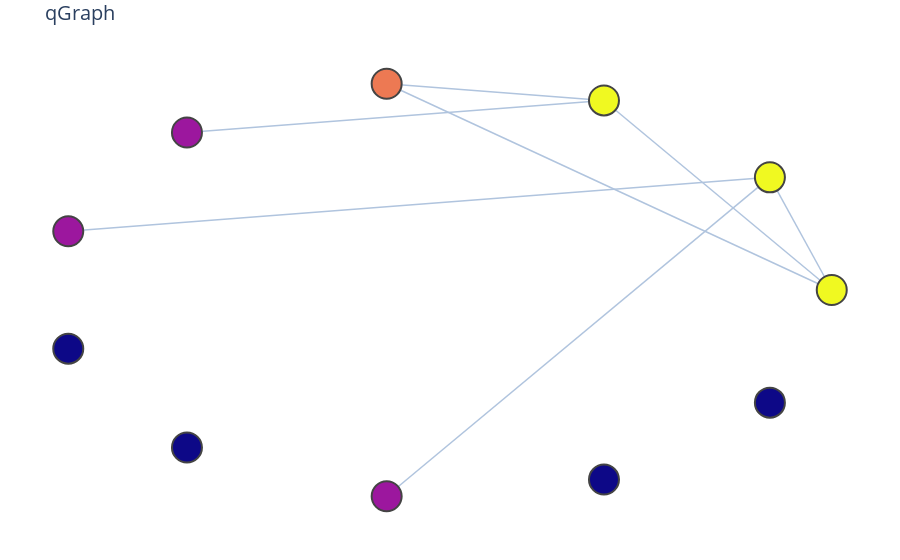

The notebook cell saved with this chart:
### Code cell
# Create an empty graph
G = nx.Graph()

# Iterate through each row in the DataFrame
for idx, row in df.iterrows():
    source = row['VERTEX']
    targets = row[['TARGET1', 'TARGET2', 'TARGET3', 'TARGET4']].tolist()
    location = row['LOCATION']

    #Add node
    G.add_node(source)

    # Add edges between the source and target nodes (excluding 'None' and self-loops)
    for target in targets:
        if target != source and target != 0:
            G.add_edge(source, target)

# Use circluar layout for positioning nodes
pos = nx.circular_layout(G)

# Create edge trace
edge_x = []
edge_y = []
for edge in G.edges():
    x0, y0 = pos[edge[0]]
    x1, y1 = pos[edge[1]]
    edge_x.extend([x0, x1, None])
    edge_y.extend([y0, y1, None])

edge_trace = go.Scatter(
    x=edge_x, y=edge_y,
    line=dict(width=1.5, color='#B0C4DE'),  # Adjust edge width and color
    hoverinfo='none',
    mode='lines')

# Create node trace
node_x = []
node_y = []
node_names = []
for node in G.nodes():
    x, y = pos[node]
    node_x.append(x)
    node_y.append(y)
    node_names.append(str(node))  

node_trace = go.Scatter(
    x=node_x, y=node_y,
    mode='markers',
    hoverinfo='text',
    text=node_names,
    marker=dict(
        color='skyblue',  # Node color
        size=30,  # Node size
        line_width=2))

# Add labels to each node
node_adjacencies = []
node_text = []
for node, adjacencies in enumerate(G.adjacency()):
    node_adjacencies.append(len(adjacencies[1]))
    node_text.append(f'{adjacencies[0]}')

node_trace.marker.color = node_adjacencies
node_trace.text = node_text

# Create the figure
fig = go.Figure(data=[edge_trace, node_trace],
                layout=go.Layout(
                    title='qGraph',
                    titlefont_size=20,
                    showlegend=False,
                    hovermode='closest',
                    margin=dict(b=20, l=5, r=5, t=40),
                    xaxis=dict(showgrid=False, zeroline=False, showticklabels=False),
                    yaxis=dict(showgrid=False, zeroline=False, showticklabels=False)
                ))

fig.update_layout(
    plot_bgcolor='white',  # Background color
    paper_bgcolor='white'  # Paper (border) color
)

fig.show()

### Figure 1 — Plotly figure (JSON) as saved in the notebook; plotly's stock layout.template omitted (floating-point values rounded to 4 significant figures)
{"data": [{"hoverinfo": "none", "line": {"color": "#B0C4DE", "width": 1.5}, "mode": "lines", "type": "scatter", "x": [1, 0.8413, null, 1, 0.4154, null, 1, -0.1423, null, 0.8413, -0.9595, null, 0.8413, -0.1423, null, 0.4154, -0.6549, null, 0.4154, -0.1423, null], "y": [2.709e-09, 0.5406, null, 2.709e-09, 0.9096, null, 2.709e-09, 0.9898, null, 0.5406, 0.2817, null, 0.5406, -0.9898, null, 0.9096, 0.7557, null, 0.9096, 0.9898, null]}, {"hoverinfo": "text", "marker": {"color": [3, 3, 3, 2, 1, 1, 0, 0, 1, 0, 0], "line": {"width": 2}, "size": 30}, "mode": "markers", "text": ["Quantum Flagship", "BeQuantum", "ICTP", "TQT", "Open Quantum Institute", "Cern Open Lab", "NTT", "IBM", "QCJC", "DWave", "Unitary Fund"], "type": "scatter", "x": [1, 0.8413, 0.4154, -0.1423, -0.6549, -0.9595, -0.9595, -0.6549, -0.1423, 0.4154, 0.8413], "y": [2.709e-09, 0.5406, 0.9096, 0.9898, 0.7557, 0.2817, -0.2817, -0.7557, -0.9898, -0.9096, -0.5406]}], "layout": {"hovermode": "closest", "margin": {"b": 20, "l": 5, "r": 5, "t": 40}, "paper_bgcolor": "white", "plot_bgcolor": "white", "showlegend": false, "title": {"font": {"size": 20}, "text": "qGraph"}, "xaxis": {"showgrid": false, "showticklabels": false, "zeroline": false}, "yaxis": {"showgrid": false, "showticklabels": false, "zeroline": false}}}
